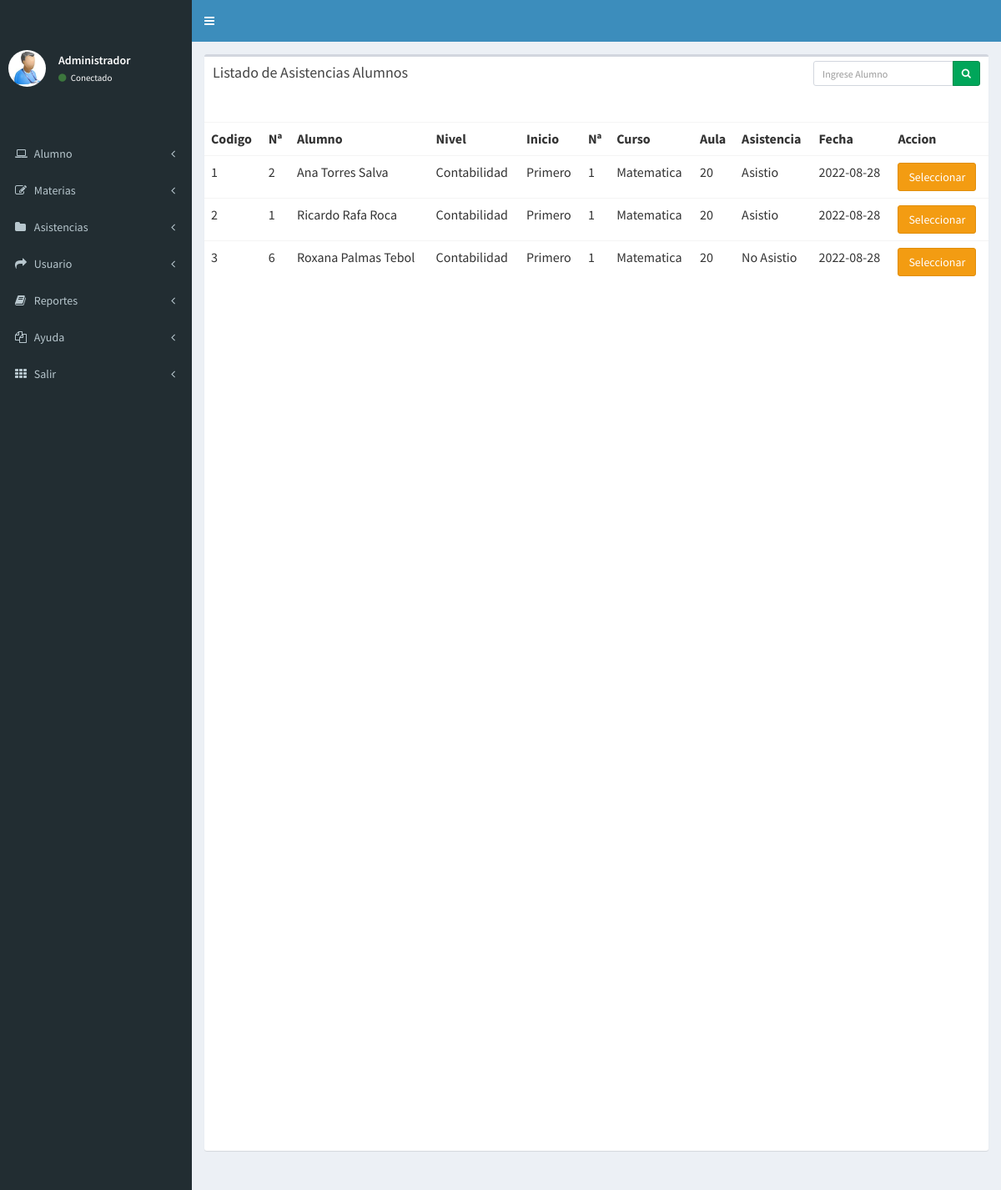
The page /buscar_inasistencias.php on the database its author committed.
### tables this page shows
CREATE TABLE `asistencias` (
  `id_asistencia` int(11) NOT NULL,
  `id_curso` int(11) DEFAULT NULL,
  `id_alumno` int(11) DEFAULT NULL,
  `aula` varchar(50) DEFAULT NULL,
  `asistencia` varchar(50) DEFAULT NULL,
  `fecha` date DEFAULT NULL
);

CREATE TABLE `alumno` (
  `id_alumno` int(11) NOT NULL,
  `nombres` varchar(50) DEFAULT NULL,
  `dni` varchar(8) DEFAULT NULL,
  `id_nivel` int(11) DEFAULT NULL,
  `id_inicio` int(11) DEFAULT NULL,
  `aula` varchar(50) DEFAULT NULL,
  `turno` varchar(50) DEFAULT NULL,
  `fecha` date DEFAULT NULL
);

CREATE TABLE `nivel` (
  `id_nivel` int(11) NOT NULL,
  `nombres` varchar(50) DEFAULT NULL
);

CREATE TABLE `inicio` (
  `id_inicio` int(11) NOT NULL,
  `nombres` varchar(50) DEFAULT NULL
);

CREATE TABLE `curso` (
  `id_curso` int(11) NOT NULL,
  `nombres` varchar(50) DEFAULT NULL,
  `id_docente` int(11) DEFAULT NULL
);

### buscar_inasistencias.php (the view, shortened to what this page needs)
<html>
<head>
  <link rel="stylesheet" href="bower_components/bootstrap/dist/css/bootstrap.min.css">
  <link rel="stylesheet" href="bower_components/font-awesome/css/font-awesome.min.css">
  <link rel="stylesheet" href="bower_components/Ionicons/css/ionicons.min.css">
  <link rel="stylesheet" href="dist/css/AdminLTE.min.css">
  <link rel="stylesheet" href="dist/css/skins/_all-skins.min.css">
  <link rel="stylesheet" href="bower_components/morris.js/morris.css">
  <link rel="stylesheet" href="bower_components/jvectormap/jquery-jvectormap.css">
  <link rel="stylesheet" href="bower_components/bootstrap-datepicker/dist/css/bootstrap-datepicker.min.css">
  <link rel="stylesheet" href="bower_components/bootstrap-daterangepicker/daterangepicker.css">
  <link rel="stylesheet" href="plugins/bootstrap-wysihtml5/bootstrap3-wysihtml5.min.css">
</head>
<body class="hold-transition skin-blue sidebar-mini">
<div class="wrapper">
  <header class="main-header">
    <nav class="navbar navbar-static-top">
      <a href="#" class="sidebar-toggle" data-toggle="push-menu" role="button">
      </a>
      <div class="navbar-custom-menu">
        <ul class="nav navbar-nav">
          <li class="">
            <a href="#" class="" data-toggle="">
            </a>
          </li>
          <li>
            <a href="#" data-toggle="control-sidebar"><i class=""></i></a>
          </li>
        </ul>
      </div>
    </nav>
  </header>
  <aside class="main-sidebar">
    <section class="sidebar">
      <div class="user-panel">
        <div class="pull-left image">
          <img src="imagenes/admin.jpg" class="img-circle" alt="User Image">
        </div>
        <div class="pull-left info">
          <p>Administrador</p>
          <a href="#"><i class="fa fa-circle text-success"></i> Conectado</a>
        </div>
      </div>
      <ul class="sidebar-menu" data-widget="tree">
        <li class="treeview">
          <a href="#">
        </li>
        <li class="treeview">
          <a href="#">
            <i class="fa fa-laptop"></i>
            <span>Alumno</span>
            <span class="pull-right-container">
              <i class="fa fa-angle-left pull-right"></i>
            </span>
          </a>
        </li>
<li class="treeview">
          <a href="#">
            <i class="fa fa-edit"></i> <span>Materias</span>
            <span class="pull-right-container">
              <i class="fa fa-angle-left pull-right"></i>
            </span>
          </a>
        </li>
        <li class="treeview">
          <a href="">
            <i class="fa fa-folder"></i> <span>Asistencias</span>
            <span class="pull-right-container">
              <i class="fa fa-angle-left pull-right"></i>
            </span>
          </a>
        </li>
        <li class="treeview">
          <a href="#">
            <i class="fa fa-share"></i> <span>Usuario</span>
            <span class="pull-right-container">
              <i class="fa fa-angle-left pull-right"></i>
            </span>
          </a>
        </li>
<li class="treeview">
          <a href="#">
            <i class="fa fa-book"></i> <span>Reportes</span>
            <span class="pull-right-container">
              <i class="fa fa-angle-left pull-right"></i>
            </span>
          </a>
        </li>
<li class="treeview">
          <a href="#">
            <i class="fa fa-files-o"></i> <span>Ayuda</span>
            <span class="pull-right-container">
              <i class="fa fa-angle-left pull-right"></i>
            </span>
          </a>
        </li>
<li class="treeview">
          <a href="#">
            <i class="fa fa-th"></i> <span>Salir</span>
            <span class="pull-right-container">
              <i class="fa fa-angle-left pull-right"></i>
            </span>
          </a>
                </li>
              </ul>
    </section>
  </aside>
<form action="buscar_inasistencias.php" method="get" class="form_search">
  <div class="content-wrapper">
    <section class="content-header">
      <div class="row">
        <div class="col-xs-12">
          <div class="box">
            <div class="box-header">
              <h3 class="box-title"><center>Listado de Asistencias Alumnos</h3></center>
              <div class="box-tools">
                <div class="input-group input-group-sm" style="width: 200px;">
                  <input type="text" name ="busqueda"  class="form-control pull-right" placeholder="Ingrese Alumno" id="busqueda">
                  <div class="input-group-btn">
                    <button type="submit" class="btn btn-success"><i class="fa fa-search"> </i>   </button>
                  </div>
                </div>
              </div>
            </div>
            <div class="box-body table-responsive no-padding">
              <br><br>
              <table class="table table-hover">
                <tr>
           <td><b>Codigo</b></td>
      <td><b>Nª</b></td>
              <td><b>Alumno</b></td>
    <td><b>Nivel</b></td>
     <td><b>Inicio</b></td>
  <td><b>Nª</b></td>
  <td><b>Curso</b></td>
  <td><b>Aula</b></td>
   <td><b>Asistencia</b></td>
   <td><b>Fecha</b></td>
<td colspan="3"><b>Accion</b>
</tr>
<?php
include ("conectar.php");
$busqueda = $_REQUEST['busqueda'];
$query =mysqli_query($conexion,"
SELECT asistencias.id_asistencia,alumno.id_alumno,alumno.nombres, nivel.nombres AS n,inicio.nombres AS i,curso.id_curso,curso.nombres as no,alumno.aula,asistencias.asistencia,asistencias.fecha FROM asistencias
 INNER JOIN curso ON    curso.id_curso=asistencias.id_curso
INNER JOIN  alumno ON  alumno.id_alumno=asistencias.id_alumno
INNER JOIN  nivel ON nivel.id_nivel=alumno.id_nivel
INNER JOIN inicio ON inicio.id_inicio=alumno.id_inicio
   where alumno.nombres like '%$busqueda%'");
while($row = mysqli_fetch_array($query)){
  ?>
<tr>
<td><?php echo $row['id_asistencia'];?></td>
  <td><?php echo $row['id_alumno'];?></td>
<td><?php echo $row['nombres'];?></td>
<td><?php echo $row['n'];?></td>
<td><?php echo $row['i'];?></td>
<td><?php echo $row['id_curso'];?></td>
<td><?php echo $row['no'];?></td>
<td><?php echo $row['aula']; ?></td>
<td><?php echo $row['asistencia']; ?></td>
<td><?php echo $row['fecha'];?></td>
<td> <a href="einasistencia.php?codigo=<?php echo $row['id_asistencia']; ?>" class="btn btn-warning">Seleccionar</a>
<br>
</td>
</tr>
<?php
}
?>
              </table>
         <br><br><br><br><br><br><br><br><br><br><br><br><br><br><br><br><br><br><br><br><br><br><br><br><br><br><br><br><br><br><br><br><br><br><br><br><br><br><br><br><br><br><br><br><br><br><br><br><br><br><br><br>
            </div>
          </div>
        </div>
      </div>
    </section>
</html>
</body>
</html>

### rows shown on the page
asistencias: id_asistencia "1", id_alumno.id_alumno "2", id_alumno.nombres "Ana Torres Salva", nivel.nombres "Contabilidad", inicio.nombres "Primero", id_curso.id_curso "1", id_curso.nombres "Matematica", id_alumno.aula "20", asistencia "Asistio", fecha "2022-08-28"
asistencias: id_asistencia "2", id_alumno.id_alumno "1", id_alumno.nombres "Ricardo Rafa Roca", nivel.nombres "Contabilidad", inicio.nombres "Primero", id_curso.id_curso "1", id_curso.nombres "Matematica", id_alumno.aula "20", asistencia "Asistio", fecha "2022-08-28"
asistencias: id_asistencia "3", id_alumno.id_alumno "6", id_alumno.nombres "Roxana Palmas Tebol", nivel.nombres "Contabilidad", inicio.nombres "Primero", id_curso.id_curso "1", id_curso.nombres "Matematica", id_alumno.aula "20", asistencia "No Asistio", fecha "2022-08-28"
